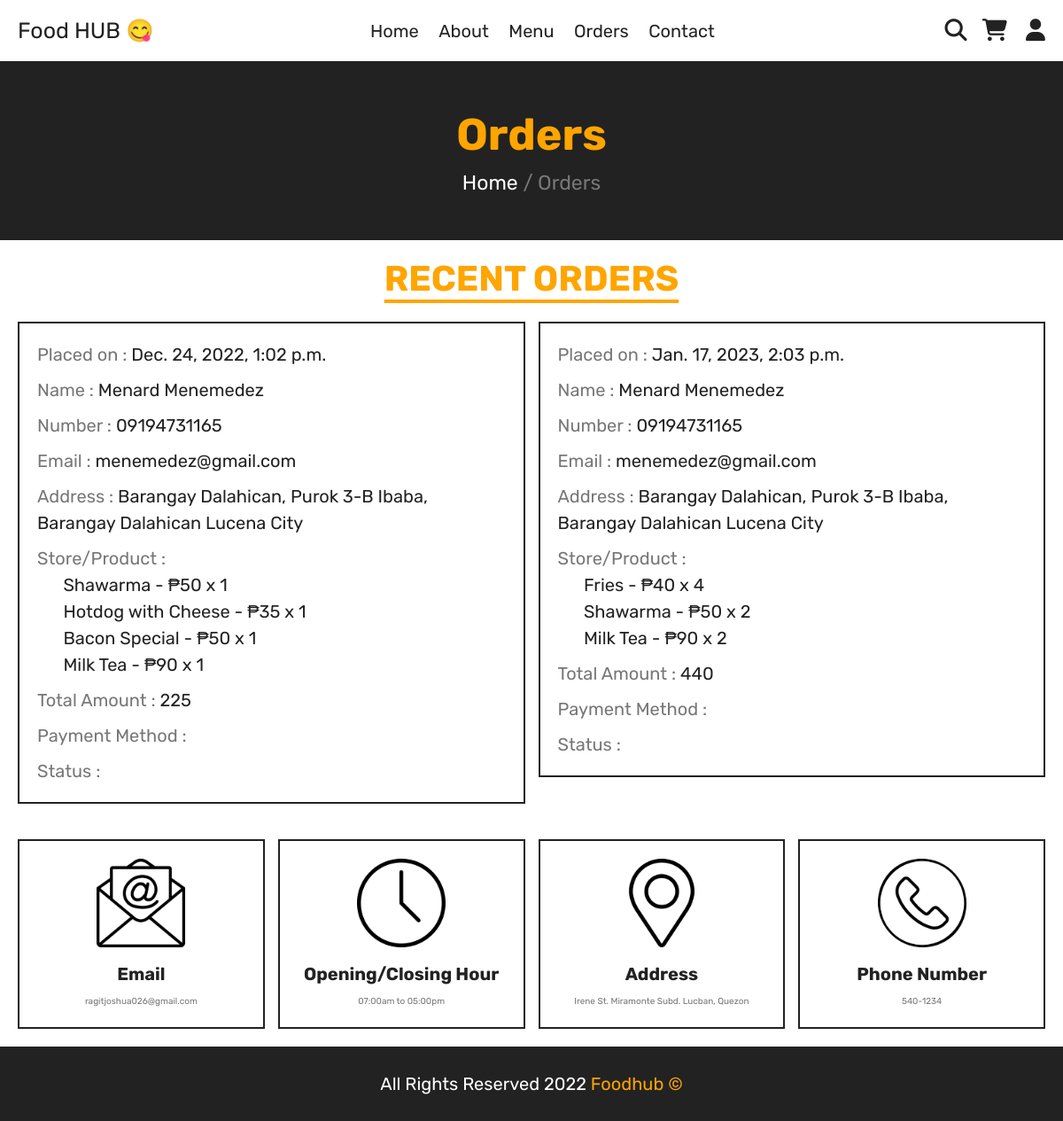
The page /orders.html (signed in) on the database its author committed.
### webpage/models.py (models this page shows, shortened)
class Orders(models.Model):
    customer = models.ForeignKey(Customer, on_delete=models.CASCADE)
    shop_owner = models.ForeignKey(User, on_delete=models.CASCADE, default=None)
    total = models.IntegerField()
    total_orders = models.IntegerField(default=0)
    estimated_time = models.IntegerField()
    date_ordered = models.DateTimeField()
    order_id = models.CharField(max_length=50, unique=True)

class Customer(models.Model):
    user = models.OneToOneField(User, on_delete=models.CASCADE)
    profile_pic = models.ImageField(null=True, blank=True, upload_to='profile_pic/')
    stall_name = models.CharField(max_length=100, default=None, null=True, blank=True)
    fname = models.CharField(max_length=50, null=True, blank=True)
    lname = models.CharField(max_length=50, null=True, blank=True)
    bday = models.DateField(null=True, blank=True)
    brgy = models.CharField(max_length=50, null=True, blank=True)
    full_address = models.CharField(max_length=50, null=True, blank=True)
    delivery_address = models.CharField(max_length=50, null=True, blank=True)
    phone_number = models.CharField(max_length=50, null=True, blank=True)
    email = models.CharField(max_length=50, null=True, blank=True)

class AddedToCart(models.Model):
    customer = models.ForeignKey(Customer, on_delete=models.CASCADE)
    product = models.ForeignKey(ProductList, on_delete=models.CASCADE)
    quantity = models.IntegerField()
    total_of_items = models.IntegerField(default=0)
    is_pending = models.BooleanField(default=True)
    is_selected = models.BooleanField(default=False)
    is_ordered = models.BooleanField(default=False)
    date_added = models.DateTimeField()
    cart_id = models.CharField(primary_key= True, max_length=255, unique=True, default=None)
    order_id = models.CharField(max_length = 255, blank = True, null = True, default = None)

class ProductList(models.Model):
    stall_owner = models.ForeignKey(User, on_delete=models.CASCADE)
    product_id  = models.CharField(max_length=50, blank=True, primary_key=True)
    product_image = models.ImageField(null=True, blank=True, upload_to='product_images/')
    product_name = models.CharField(max_length=50, null=True, blank=True)
    product_price = models.IntegerField()
    stocks = models.IntegerField()

### webpage/views.py (the view)
# urls.py: path('orders.html', views.orders, name='orders'),
def orders(request):
    if not request.user.is_authenticated:
        messages.info(request, 'The page you are trying to access is not available. Please log in order to proceed thank you.')
        return redirect('login.html')
    my_orders = Orders.objects.filter(customer = request.user.customer).all()
    return render(request, 'dashboard/orders.html', {'my_orders' : my_orders})

### webpage/templatetags/food_hub_templatetags.py (called while the page is built)
@register.simple_tag
def count_pending_orders(customer):
    added_to_cart = AddedToCart.objects.filter(customer = customer, is_pending = True).all()
    return len(added_to_cart) #3

@register.simple_tag
def get_items_of_my_order(my_orders):
    added_to_cart = AddedToCart.objects.filter(order_id = my_orders.order_id).all()
    i = 0
    for cart in added_to_cart:
        i = i + cart.total_of_items
    return added_to_cart, i

### templates/dashboard/orders.html (shortened to what this page needs)
<!DOCTYPE html>
{%load static%}
{% load food_hub_templatetags %}
<html lang="en">
<head>
	<link rel="stylesheet" href="https://cdnjs.cloudflare.com/ajax/libs/font-awesome/6.1.2/css/all.min.css">
	<link rel="stylesheet" href="{%static 'css/style.css'%}">
</head>
<body>
<header class="header">
	<section class="flex">
		<a href="home.html" class="logo">Food HUB 😋</a>
		<nav class="navbar">
			<a href="home.html">Home</a>
			<a href="about.html">About</a>
			<a href="menu.html">Menu</a>
			<a href="orders.html">Orders</a>
			<a href="contact.html">Contact</a>
		</nav>
		<div class="icons">
			<a href="search.html"><i class="fas fa-search"></i></a>
			<a href="cart.html">
				<i class="fas fa-shopping-cart"></i>
			</a>
			<div id="user-btn" class="fas fa-user"></div>
		</div>
	</section>
</header>
<div class="heading">
	<h3>Orders</h3>
	<p><a href="home.html">Home</a><span> / Orders</span></p>
</div>
<section class="orders">
	<h1 class="title">Recent Orders</h1>
	<div class="box-container">
		{% if user.is_authenticated %}
		{% for my_orders in my_orders %}
		{% get_items_of_my_order my_orders as items %}
		<div class="box">
			<p>Placed on : <span>{{my_orders.date_ordered}}</span></p>
			<p>Name : <span>{{user.customer.fname|title}} {{user.customer.lname|title}}</span></p>
			<p>Number : <span>{{user.customer.phone_number}}</span></p>
			<p>Email : <span>{{user.customer.email}}</span></p>
			<p>Address : <span>{{user.customer.brgy}}, {{user.customer.full_address|title}}</span></p>
			<p>Store/Product : <br>
				{% for item in items.0 %}
				&nbsp; &nbsp; &nbsp; <span> {{item.product.product_name}} x {{item.quantity}} </span> <br>
				{% endfor %}
			<p>Total Amount : <span> {{items.1}}</span></p>
			<p>Payment Method : </p>
			<p>Status : </p>
		</div>
		{% endfor %}
		{% endif %}
	</div>
</section>
<footer class="footer">
	<section class="grid">
		<div class="box">
			<img src="{%static 'images/email-icon.png'%}">
			<h3>Email</h3>
			<a href="mailto:ragitjoshua026@gmail.com">ragitjoshua026@gmail.com</a>
		</div>
		<div class="box">
			<img src="{%static 'images/clock-icon.png'%}">
			<h3>Opening/Closing Hour</h3>
			<p>07:00am to 05:00pm</p>
		</div>
		<div class="box">
			<img src="{%static 'images/map-icon.png'%}">
			<h3>Address</h3>
			<a href="#">Irene St. Miramonte Subd. Lucban, Quezon</a>
		</div>
		<div class="box">
			<img src="{%static 'images/phone-icon.png'%}">
			<h3>Phone Number</h3>
			<a href="tel:5401234">540-1234</a>
		</div>
	</section>
	<div class="credit">
		All Rights Reserved 2022 <span>Foodhub ©</span>
	</div>
</footer>
</body>
</html>

### static/css/style.css (style rules this page uses)
:root { --orange: #ffa500; --red: #e74c3c; --white: #fff; --black: #222; --light-color: #777; --border: .2rem solid var(--black); }
* { font-family: 'Rubik', sans-serif; margin: 0; padding: 0; box-sizing: border-box; outline: none; border: none; text-decoration: none; }
html { font-size: 62.5%; overflow-x: hidden; scroll-behavior: smooth; stop-opacity: 7rem; }
section { margin: 0 auto; max-width: 1200px; padding: 2rem; }
.title { text-align: center; margin-bottom: 2.5rem; font-size: 4rem; color: var(--orange); text-transform: uppercase; text-decoration: underline; text-underline-offset: 1rem; }
.heading { display: flex; align-items: center; justify-content: center; gap: 1rem; flex-flow: column; background-color: var(--black); min-height: 20rem; }
.heading h3 { font-size: 5rem; color: var(--orange); text-transform: capitalize; }
.heading p { font-size: 2.3rem; color: var(--light-color); }
.heading p a { color: var(--white); }
.header { position: sticky; top: 0; left: 0; right: 0; z-index: 1000; background-color: var(--white); border-bottom: var(--border); }
.header .flex { display: flex; align-items: center; justify-content: space-between; position: relative; }
.header .flex .logo { font-size: 2.5rem; color: var(--black); }
.header .flex .navbar a { font-size: 2rem; color: var(--black); margin: 0 1rem; }
.header .flex .icons > * { margin-left: 1.5rem; font-size: 2.5rem; color: var(--black); cursor: pointer; }
.orders .box-container { display: flex; flex-wrap: wrap; gap: 1.5rem; align-items: flex-start; }
.orders .box-container .box { padding: 1rem 2rem; border: var(--border); flex: 1 1 40rem; }
.orders .box-container .box p { line-height: 1.5; margin: 1rem 0; font-size: 2rem; color: var(--light-color); }
.orders .box-container .box p span { color: var(--black); }
.footer .grid { display: grid; grid-template-columns: repeat(auto-fit, minmax(27rem, 1fr)); gap: 1.5rem; align-items: flex-start; }
.footer .grid .box { border: var(--border); padding: 2rem; text-align: center; }
.footer .grid .box img { height: 10rem; width: 100%; object-fit: contain; margin-bottom: .5rem; }
.footer .grid .box h3 { margin: 1rem 0; font-size: 2rem; color: var(--black); text-transform: capitalize; }
.footer .grid .box a, .footer .grid .box p { display: block; font-size: 1.7 rem; color: var(--light-color); line-height: 1.8; }
.credit { padding: 3rem 2rem; text-align: center; background-color: var(--black); color: var(--white); font-size: 2rem; text-transform: capitalize; }
.credit span { color: var(--orange); }

### rows shown on the page
Orders: date_ordered "Dec. 24, 2022, 1:02 p.m.", total "225"
AddedToCart: product.product_name "Shawarma - ₱50", quantity "1"
AddedToCart: product.product_name "Hotdog with Cheese - ₱35", quantity "1"
AddedToCart: product.product_name "Bacon Special - ₱50", quantity "1"
AddedToCart: product.product_name "Milk Tea - ₱90", quantity "1"
Orders: date_ordered "Jan. 17, 2023, 2:03 p.m.", total "440"
AddedToCart: product.product_name "Fries - ₱40", quantity "4"
AddedToCart: product.product_name "Shawarma - ₱50", quantity "2"
AddedToCart: product.product_name "Milk Tea - ₱90", quantity "2"

### other values the page prints
{{ user.customer.fname|title }} "Menard"
{{ user.customer.lname|title }} "Menemedez"
{{ user.customer.phone_number }} "09194731165"
{{ user.customer.email }} "menemedez@gmail.com"
{{ user.customer.brgy }} "Barangay Dalahican"
{{ user.customer.full_address|title }} "Purok 3-B Ibaba, Barangay Dalahican Lucena City"
